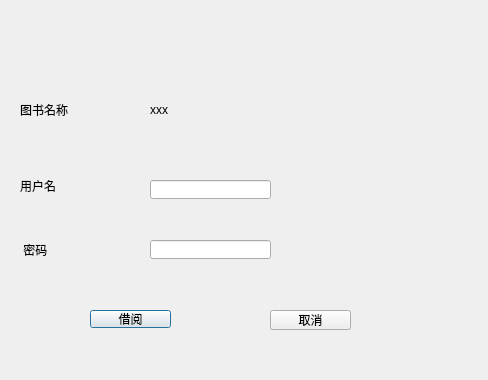
<?xml version="1.0" encoding="UTF-8"?>
<ui version="4.0">
 <class>book_br</class>
 <widget class="QDialog" name="book_br">
  <property name="geometry">
   <rect>
    <x>0</x>
    <y>0</y>
    <width>488</width>
    <height>380</height>
   </rect>
  </property>
  <property name="windowTitle">
   <string>Dialog</string>
  </property>
  <widget class="QLabel" name="label">
   <property name="geometry">
    <rect>
     <x>20</x>
     <y>170</y>
     <width>71</width>
     <height>31</height>
    </rect>
   </property>
   <property name="text">
    <string>用户名</string>
   </property>
  </widget>
  <widget class="QLineEdit" name="le_username">
   <property name="geometry">
    <rect>
     <x>150</x>
     <y>180</y>
     <width>121</width>
     <height>19</height>
    </rect>
   </property>
  </widget>
  <widget class="QWidget" name="widget_2" native="true">
   <property name="geometry">
    <rect>
     <x>6</x>
     <y>6</y>
     <width>126</width>
     <height>31</height>
    </rect>
   </property>
   <layout class="QGridLayout" name="gridLayout_3"/>
  </widget>
  <widget class="QLabel" name="label_3">
   <property name="geometry">
    <rect>
     <x>20</x>
     <y>89</y>
     <width>91</width>
     <height>41</height>
    </rect>
   </property>
   <property name="text">
    <string>图书名称</string>
   </property>
  </widget>
  <widget class="QLabel" name="lb_name">
   <property name="geometry">
    <rect>
     <x>150</x>
     <y>89</y>
     <width>131</width>
     <height>41</height>
    </rect>
   </property>
   <property name="maximumSize">
    <size>
     <width>16777215</width>
     <height>55</height>
    </size>
   </property>
   <property name="text">
    <string>xxx</string>
   </property>
  </widget>
  <widget class="QPushButton" name="btn_bor">
   <property name="geometry">
    <rect>
     <x>90</x>
     <y>310</y>
     <width>81</width>
     <height>18</height>
    </rect>
   </property>
   <property name="text">
    <string>借阅</string>
   </property>
  </widget>
  <widget class="QPushButton" name="btn_cancel">
   <property name="geometry">
    <rect>
     <x>270</x>
     <y>310</y>
     <width>81</width>
     <height>20</height>
    </rect>
   </property>
   <property name="text">
    <string>取消</string>
   </property>
  </widget>
  <widget class="QLabel" name="label_2">
   <property name="geometry">
    <rect>
     <x>20</x>
     <y>229</y>
     <width>91</width>
     <height>41</height>
    </rect>
   </property>
   <property name="minimumSize">
    <size>
     <width>0</width>
     <height>0</height>
    </size>
   </property>
   <property name="maximumSize">
    <size>
     <width>16777215</width>
     <height>100</height>
    </size>
   </property>
   <property name="text">
    <string> 密码</string>
   </property>
  </widget>
  <widget class="QLineEdit" name="le_passw">
   <property name="geometry">
    <rect>
     <x>150</x>
     <y>240</y>
     <width>121</width>
     <height>19</height>
    </rect>
   </property>
  </widget>
 </widget>
 <resources/>
 <connections/>
</ui>
